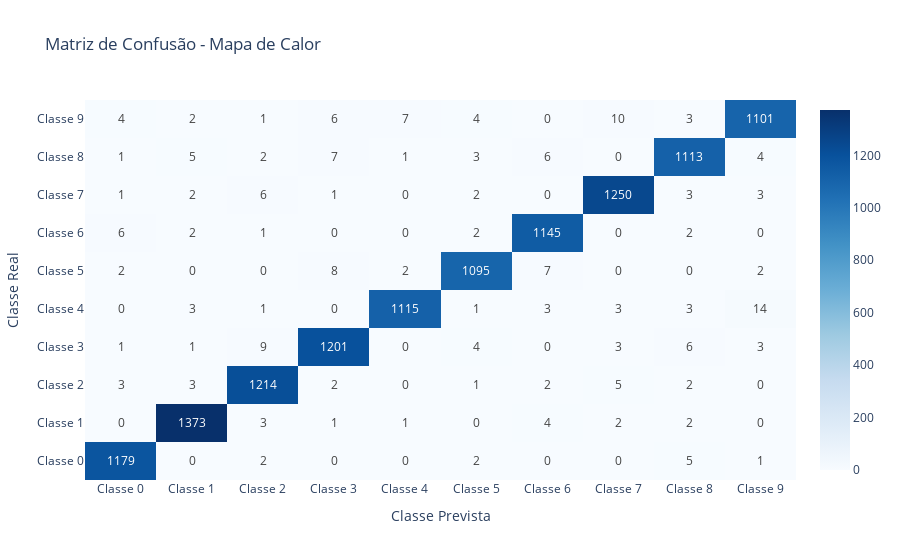

Notebook cell for this chart:
### Code cell
# Criando o mapa de calor com Plotly Graph Objects
fig = go.Figure(
    data=go.Heatmap(
        z=conf_matrix,
        x=["Classe 0", "Classe 1", "Classe 2", "Classe 3", "Classe 4",
           "Classe 5", "Classe 6", "Classe 7", "Classe 8", "Classe 9"],  # Eixo x: classes previstas
        y=["Classe 0", "Classe 1", "Classe 2", "Classe 3", "Classe 4",
           "Classe 5", "Classe 6", "Classe 7", "Classe 8", "Classe 9"],  # Eixo y: classes reais
        colorscale="Blues",  # Escala de cores
        hoverongaps=False,  # Não mostra valores em lacunas
        text=conf_matrix,  # Mostra os valores na matriz
        texttemplate="%{text}"  # Formato do texto exibido
    )
)

# Configurando o layout
fig.update_layout(
    title="Matriz de Confusão - Mapa de Calor",
    xaxis=dict(title="Classe Predita"),
    yaxis=dict(title="Classe Real"),
    coloraxis_colorbar=dict(title="Frequência")
)

# Exibindo o gráfico
fig.show()

### Figure 1 — Plotly figure (JSON) as saved in the notebook; plotly's stock layout.template omitted (floating-point values rounded to 4 significant figures)
{"data": [{"colorscale": [[0, "rgb(247,251,255)"], [0.125, "rgb(222,235,247)"], [0.25, "rgb(198,219,239)"], [0.375, "rgb(158,202,225)"], [0.5, "rgb(107,174,214)"], [0.625, "rgb(66,146,198)"], [0.75, "rgb(33,113,181)"], [0.875, "rgb(8,81,156)"], [1, "rgb(8,48,107)"]], "hoverongaps": false, "text": [[1179, 0, 2, 0, 0, 2, 0, 0, 5, 1], [0, 1373, 3, 1, 1, 0, 4, 2, 2, 0], [3, 3, 1214, 2, 0, 1, 2, 5, 2, 0], [1, 1, 9, 1201, 0, 4, 0, 3, 6, 3], [0, 3, 1, 0, 1115, 1, 3, 3, 3, 14], [2, 0, 0, 8, 2, 1095, 7, 0, 0, 2], [6, 2, 1, 0, 0, 2, 1145, 0, 2, 0], [1, 2, 6, 1, 0, 2, 0, 1250, 3, 3], [1, 5, 2, 7, 1, 3, 6, 0, 1113, 4], [4, 2, 1, 6, 7, 4, 0, 10, 3, 1101]], "texttemplate": "%{text}", "type": "heatmap", "x": ["Classe 0", "Classe 1", "Classe 2", "Classe 3", "Classe 4", "Classe 5", "Classe 6", "Classe 7", "Classe 8", "Classe 9"], "y": ["Classe 0", "Classe 1", "Classe 2", "Classe 3", "Classe 4", "Classe 5", "Classe 6", "Classe 7", "Classe 8", "Classe 9"], "z": [[1179, 0, 2, 0, 0, 2, 0, 0, 5, 1], [0, 1373, 3, 1, 1, 0, 4, 2, 2, 0], [3, 3, 1214, 2, 0, 1, 2, 5, 2, 0], [1, 1, 9, 1201, 0, 4, 0, 3, 6, 3], [0, 3, 1, 0, 1115, 1, 3, 3, 3, 14], [2, 0, 0, 8, 2, 1095, 7, 0, 0, 2], [6, 2, 1, 0, 0, 2, 1145, 0, 2, 0], [1, 2, 6, 1, 0, 2, 0, 1250, 3, 3], [1, 5, 2, 7, 1, 3, 6, 0, 1113, 4], [4, 2, 1, 6, 7, 4, 0, 10, 3, 1101]]}], "layout": {"coloraxis": {"colorbar": {"title": {"text": "Frequência"}}}, "title": {"text": "Matriz de Confusão - Mapa de Calor"}, "xaxis": {"title": {"text": "Classe Prevista"}}, "yaxis": {"title": {"text": "Classe Real"}}}}
